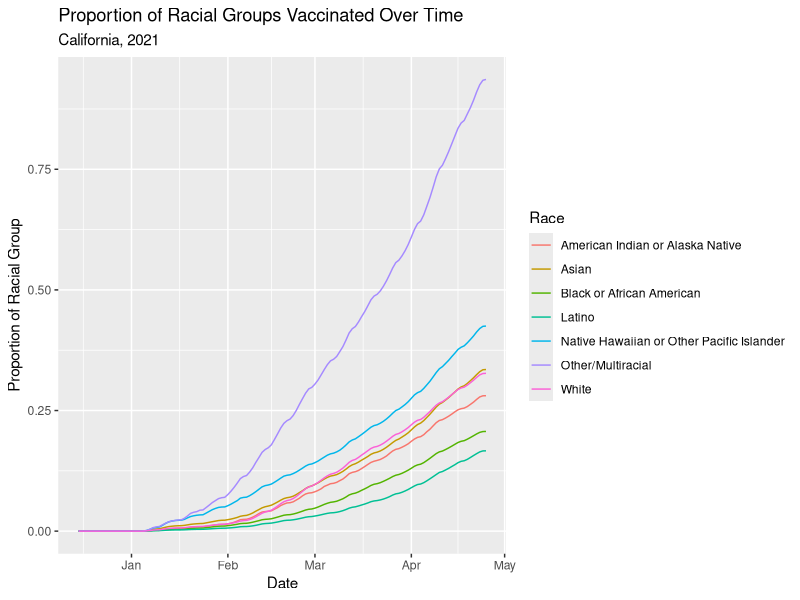
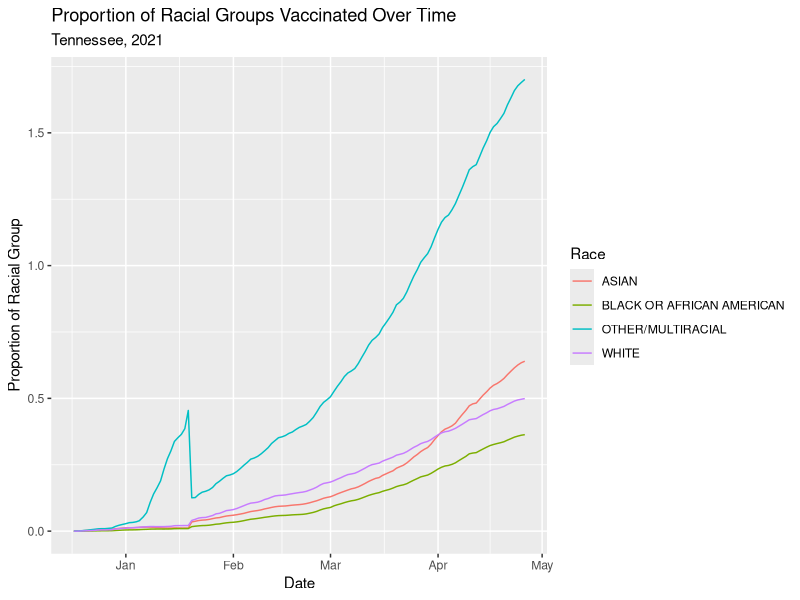
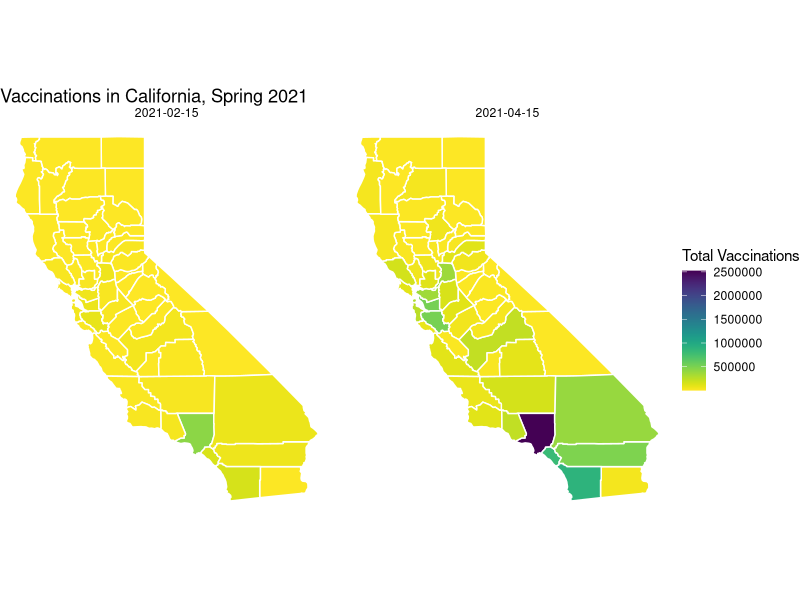
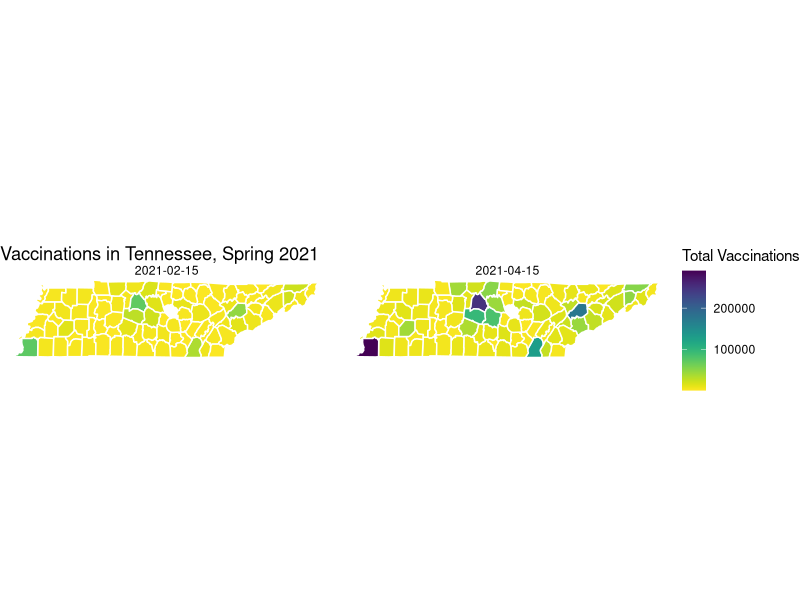

Generate these figures, in order, with R:
library(tidyverse)
library(dplyr)
library(readxl)
library(scales)
library(viridis)

# read in and plot ca vax over time
ca_time <- read_csv("ca_time.csv") %>%
  filter(race != "Unknown")
ca_tg <- ggplot(ca_time, aes(x = date, y = frac, colour = race)) +
  geom_line() +
  labs(colour = "Race", title = "Proportion of Racial Groups Vaccinated Over Time", 
       subtitle = "California, 2021") +
  xlab("Date") + ylab("Proportion of Racial Group")
ca_tg
# read in and plot tn vax over time 
tn_time <- read_csv("tn_time.csv") %>%
  filter(race != "UNKNOWN")
tn_tg <- ggplot(tn_time, aes(x = date, y = frac, colour = race)) +
  geom_line() +
  labs(colour = "Race", title = "Proportion of Racial Groups Vaccinated Over Time", 
       subtitle = "Tennessee, 2021") +
  xlab("Date") + ylab("Proportion of Racial Group")
tn_tg



# read in and plot ca county vaccinations
ca_county <- read_csv("ca_county.csv") %>%
  mutate(subregion = tolower(county)) %>%
  select(-county)
ca_counties <- map_data(map = "county", region = "california")
ca_map <- ca_counties %>%
  left_join(ca_county, by = "subregion")
ggplot(ca_map, aes(x = long, y = lat, group = group, fill = total_vax)) +
  geom_polygon(colour = "white") +
  theme_void() +
  coord_fixed(ratio = 1.3) +
  facet_wrap(~administered_date) +
  labs(fill = "Total Vaccinations") +
  scale_fill_viridis(direction = -1) +
  ggtitle("Vaccinations in California, Spring 2021")

# read in and plot tn county vaccinations
options(scipen = 999)
tn_county <- read_csv("tn_county.csv") %>%
  mutate(subregion = tolower(COUNTY)) %>%
  select(-COUNTY)
tn_counties <- map_data(map = "county", region = "tennessee")
tn_map <- tn_counties %>%
  left_join(tn_county, by = "subregion") %>%
  na.omit()
ggplot(tn_map, aes(x = long, y = lat, group = group, fill = total_vax)) +
  geom_polygon(colour = "white") +
  theme_void() +
  coord_fixed(ratio = 1.3) +
  facet_wrap(~date) +
  labs(fill = "Total Vaccinations") +
  scale_fill_viridis(direction = -1) +
  ggtitle("Vaccinations in Tennessee, Spring 2021")
  





  